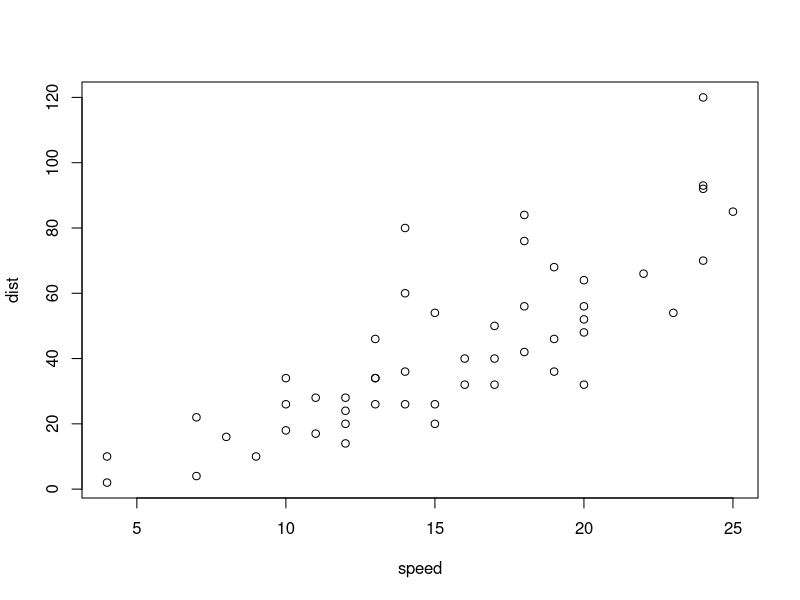
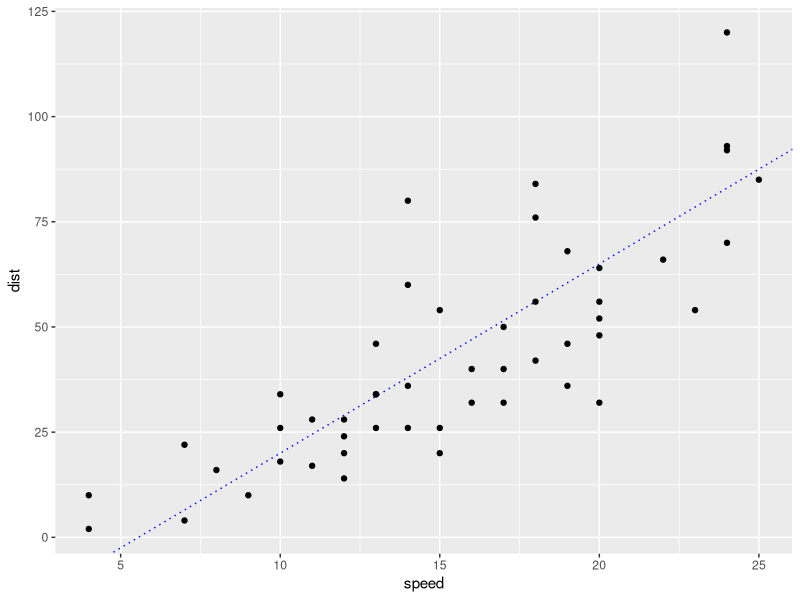
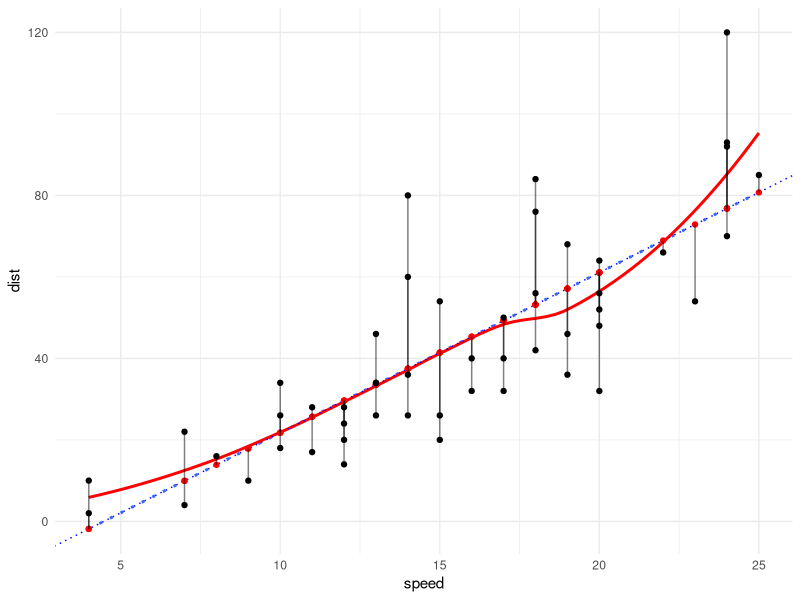

Recreate these plots in R, in order.
## ---- chunk 1
plot(cars)
library("tidyverse")
## ---- chunk 2
ggplot(cars,aes(speed,dist)) + 
  geom_abline(slope = 4.5, intercept = -25, color = "blue", linetype=3)+
  geom_point()

view(cars)
## ---- chunk 3
fitted_model <- cars %>% 
  lm(dist ~ speed, data = .) %>% 
  print()
## ---- chunk 4
fitted_model %>% summary()

coefs = coefficients(fitted_model)

b = coefs["(Intercept)"]
m = coefs["speed"]

print(b)
print(m)
## ---- chunk 5
cars <- cars %>% 
  mutate(predicted = predict(fitted_model)) %>% 
  print()
## ---- chunk 6
cars <- cars %>% 
  mutate(residual = residuals(fitted_model)) %>% 
  print()
## ---- chunk 7
cars %>% 
  ggplot(aes(x = speed, y = dist))+
  geom_smooth(method = lm, se = F, linetype = 3)+
  geom_smooth(method = loess, se = F, color = 'red') +
  geom_abline(slope = m, intercept = b, color = "blue", linetype=3)+
  geom_point(aes(y = predicted), color = "red")+
  geom_point()+
  theme_minimal() +
  geom_segment(aes(xend = speed, yend = predicted), alpha = 0.5) 
